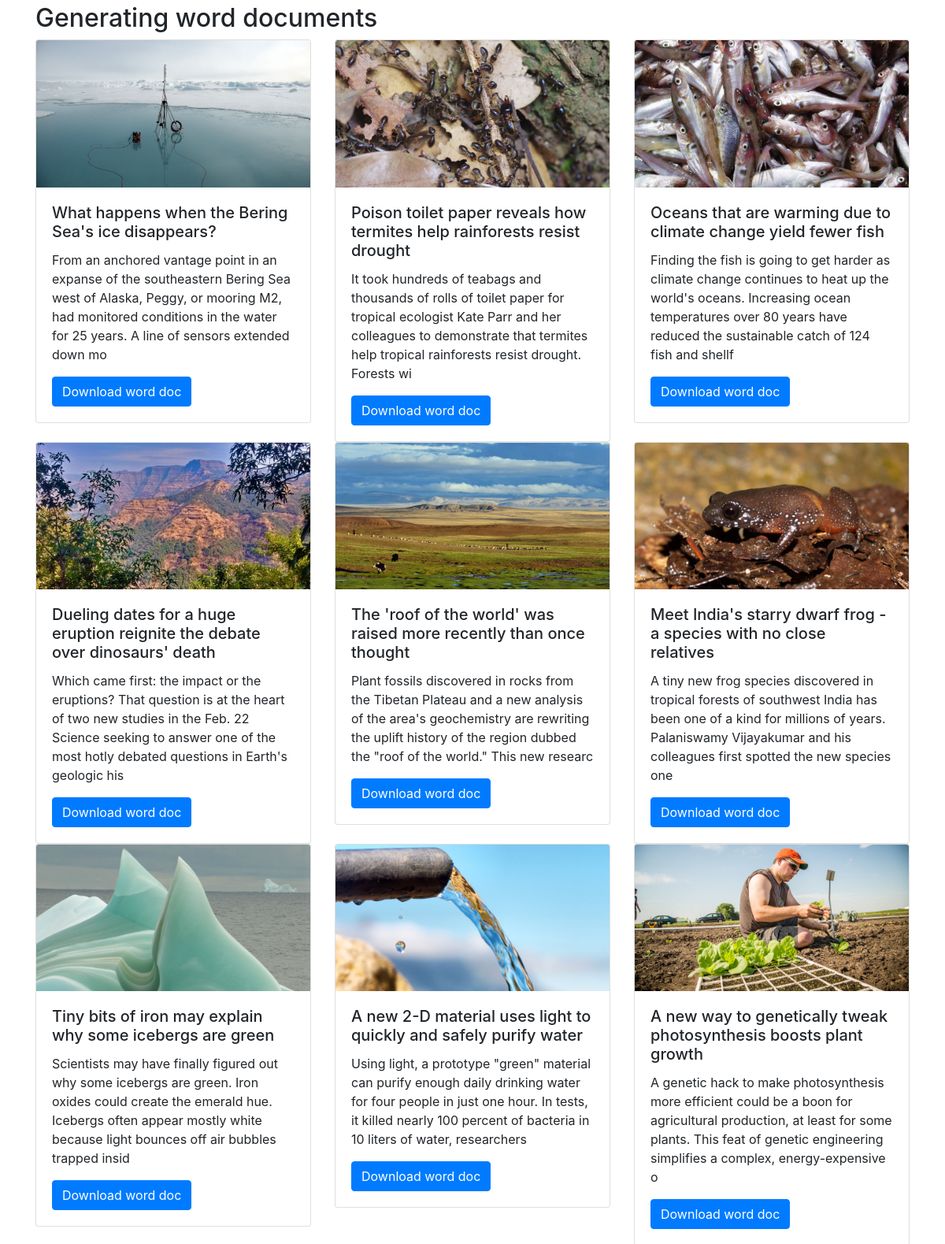
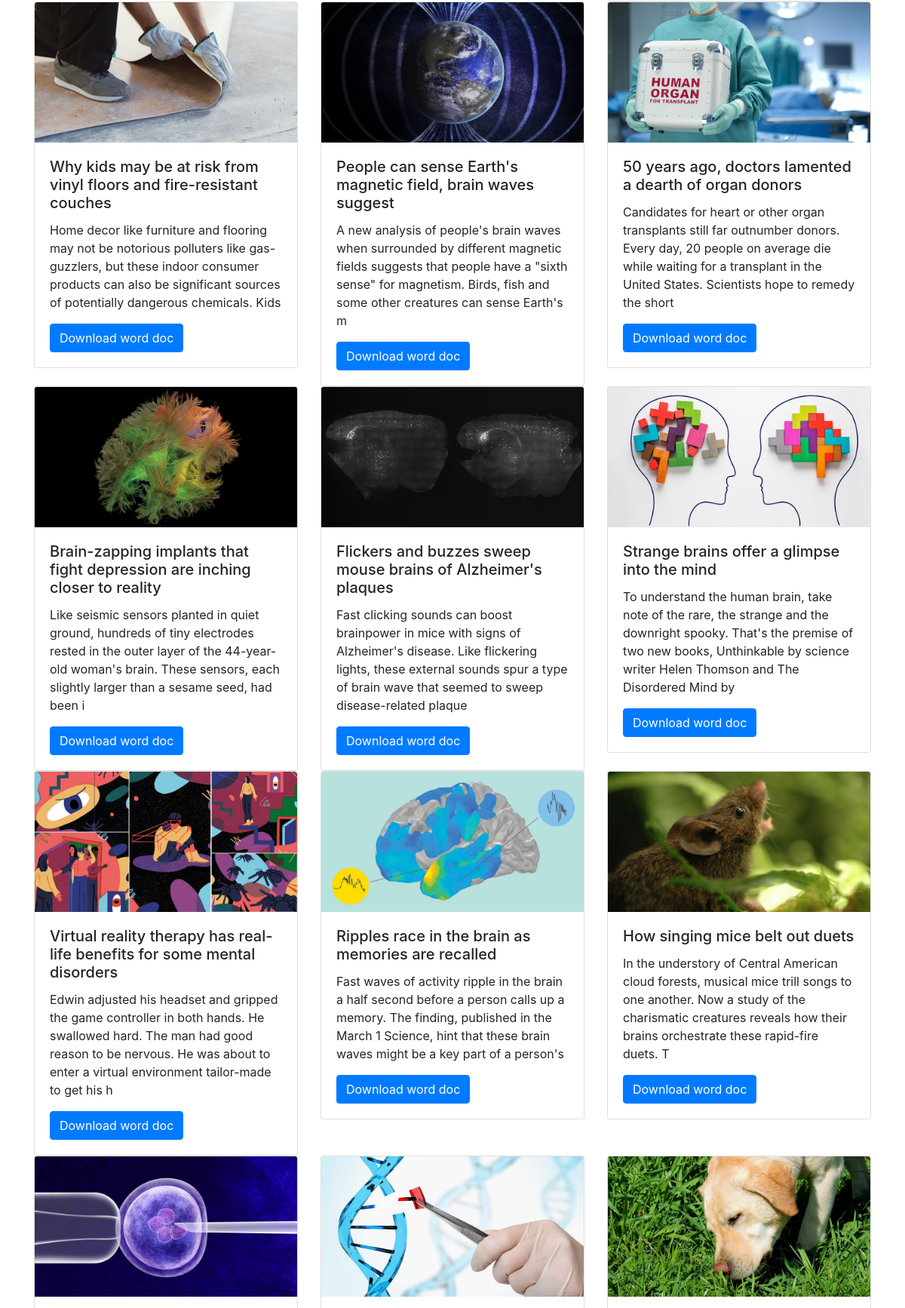
The page / (upper part) on the database its author committed (2 pictures, top to bottom).
### tables this page shows
CREATE TABLE `articles` (
  `id` int(11) NOT NULL,
  `author` int(11) NOT NULL,
  `title` varchar(200) NOT NULL,
  `img` varchar(100) NOT NULL,
  `content` text NOT NULL
);

### index.php (the view, shortened to what this page needs)
<?php
require 'pdo.php';
$query = "SELECT * FROM articles";
$stmt = $pdo->prepare($query);
$stmt->execute() or die(implode(' >> ', $stmt->errorInfo()));
$articles = array();
if($stmt->rowCount() > 0){
    $articles = $stmt->fetchAll(PDO::FETCH_OBJ);
}
?>
<!DOCTYPE html>
<html>
<head>
    <link rel="stylesheet" type="text/css" media="screen" href="css/bootstrap.css">
</head>
<body>
    <div class="container mt-1">
        <h2>Generating word documents</h2>
        <div class="row">
            <?php foreach($articles as $article): ?>
            <div class="col-4">
                <div class="card">
                    <img src="img/<?= $article->img ?>" class="card-img-top">
                    <div class="card-body">
                        <h5 class="card-title"><?= $article->title ?></h5>
                        <p class="card-text"><?= substr($article->content, 0, 200) ?></p>
                        <a href="word.php?id=<?= $article->id ?>" class="btn btn-primary">Download word doc</a>
                    </div>
                </div>
            </div>
            <?php endforeach ?>
        </div>
    </div>
</body>
</html>

### rows shown on the page
articles: img (picture), title "What happens when the Bering Sea's ice disappears?", content "From an anchored vantage point in an expanse of the southeastern Bering Sea west of Alaska, Peggy, or mooring M2, had monitored conditions in the water for 25 years. A line of sensors extended down mo"
articles: img (picture), title "Poison toilet paper reveals how termites help rainforests resist drought", content "It took hundreds of teabags and thousands of rolls of toilet paper for tropical ecologist Kate Parr and her colleagues to demonstrate that termites help tropical rainforests resist drought. Forests wi"
articles: img (picture), title "Oceans that are warming due to climate change yield fewer fish", content "Finding the fish is going to get harder as climate change continues to heat up the world's oceans. Increasing ocean temperatures over 80 years have reduced the sustainable catch of 124 fish and shellf"
articles: img (picture), title "Dueling dates for a huge eruption reignite the debate over dinosaurs' death", content "Which came first: the impact or the eruptions? That question is at the heart of two new studies in the Feb. 22 Science seeking to answer one of the most hotly debated questions in Earth's geologic his"
articles: img (picture), title "The 'roof of the world' was raised more recently than once thought", content "Plant fossils discovered in rocks from the Tibetan Plateau and a new analysis of the area's geochemistry are rewriting the uplift history of the region dubbed the \"roof of the world.\" This new researc"
articles: img (picture), title "Meet India's starry dwarf frog - a species with no close relatives", content "A tiny new frog species discovered in tropical forests of southwest India has been one of a kind for millions of years. Palaniswamy Vijayakumar and his colleagues first spotted the new species one"
articles: img (picture), title "Tiny bits of iron may explain why some icebergs are green", content "Scientists may have finally figured out why some icebergs are green. Iron oxides could create the emerald hue. Icebergs often appear mostly white because light bounces off air bubbles trapped insid"
articles: img (picture), title "A new 2-D material uses light to quickly and safely purify water", content "Using light, a prototype \"green\" material can purify enough daily drinking water for four people in just one hour. In tests, it killed nearly 100 percent of bacteria in 10 liters of water, researchers"
articles: img (picture), title "A new way to genetically tweak photosynthesis boosts plant growth", content "A genetic hack to make photosynthesis more efficient could be a boon for agricultural production, at least for some plants. This feat of genetic engineering simplifies a complex, energy-expensive o"
articles: img (picture), title "Why kids may be at risk from vinyl floors and fire-resistant couches", content "Home decor like furniture and flooring may not be notorious polluters like gas-guzzlers, but these indoor consumer products can also be significant sources of potentially dangerous chemicals. Kids"
articles: img (picture), title "People can sense Earth's magnetic field, brain waves suggest", content "A new analysis of people's brain waves when surrounded by different magnetic fields suggests that people have a \"sixth sense\" for magnetism. Birds, fish and some other creatures can sense Earth's m"
articles: img (picture), title "50 years ago, doctors lamented a dearth of organ donors", content "Candidates for heart or other organ transplants still far outnumber donors. Every day, 20 people on average die while waiting for a transplant in the United States. Scientists hope to remedy the short"
articles: img (picture), title "Brain-zapping implants that fight depression are inching closer to reality", content "Like seismic sensors planted in quiet ground, hundreds of tiny electrodes rested in the outer layer of the 44-year-old woman's brain. These sensors, each slightly larger than a sesame seed, had been i"
articles: img (picture), title "Flickers and buzzes sweep mouse brains of Alzheimer's plaques", content "Fast clicking sounds can boost brainpower in mice with signs of Alzheimer's disease. Like flickering lights, these external sounds spur a type of brain wave that seemed to sweep disease-related plaque"
articles: img (picture), title "Strange brains offer a glimpse into the mind", content "To understand the human brain, take note of the rare, the strange and the downright spooky. That's the premise of two new books, Unthinkable by science writer Helen Thomson and The Disordered Mind by"
articles: img (picture), title "Virtual reality therapy has real-life benefits for some mental disorders", content "Edwin adjusted his headset and gripped the game controller in both hands. He swallowed hard. The man had good reason to be nervous. He was about to enter a virtual environment tailor-made to get his h"
articles: img (picture), title "Ripples race in the brain as memories are recalled", content "Fast waves of activity ripple in the brain a half second before a person calls up a memory. The finding, published in the March 1 Science, hint that these brain waves might be a key part of a person's"
articles: img (picture), title "How singing mice belt out duets", content "In the understory of Central American cloud forests, musical mice trill songs to one another. Now a study of the charismatic creatures reveals how their brains orchestrate these rapid-fire duets. T"
articles: img (picture)
articles: img (picture)
articles: img (picture)
